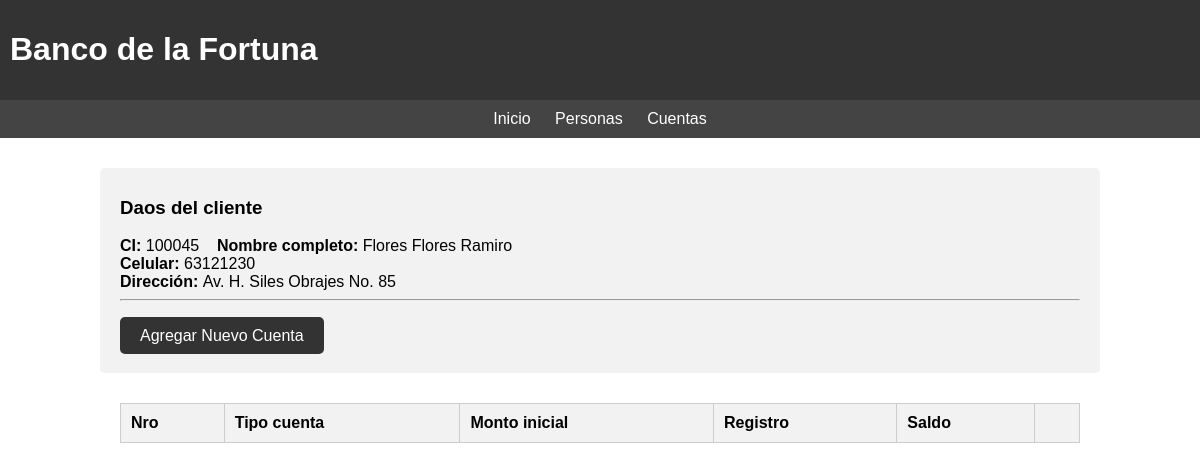
The page /bank/cuentas.php?ci=100045 on the database its author committed.
### tables this page shows
CREATE TABLE persona (
    ci varchar(16) NOT NULL,
    nombres varchar(255) NOT NULL,
    paterno varchar(255),
    materno varchar(255),
    direccion varchar(255),
    celular int,
	departamento varchar(50),
    PRIMARY KEY (ci)
);

### bank/cuentas.php (the view, shortened to what this page needs)
<!DOCTYPE html>
<html lang="es">
<?php include "head.php"; ?>
    <body>
        <?php
            include "menu.php";
            include "conexion.inc.php";
            $ci=$_GET["ci"];
            $resultado = mysqli_query($con, "select * from persona where ci='$ci'");
            $row = mysqli_fetch_array($resultado);
        ?>
        <div class="ficha">
            <h3>Daos del cliente</h3>
            <strong>CI: </strong><?php echo $row['ci']; ?>&nbsp;&nbsp;&nbsp;
            <strong>Nombre completo: </strong><?php echo $row['paterno'].' '.$row['materno'].' '.$row['nombres']; ?><br>
            <strong>Celular: </strong><?php echo $row['celular']; ?><br>
            <strong>Dirección: </strong><?php echo $row['direccion']; ?><br><hr><br>
            <a class="addButton" href="cuentas-form.php?ci=<?php echo $ci; ?>">Agregar Nuevo Cuenta</a><br>&nbsp;
        </div>
        <table>
            <thead>
                <tr>
                    <th>Nro</th>
                    <th>Tipo cuenta</th>
                    <th>Monto inicial</th>
                    <th>Registro</th>
                    <th>Saldo</th>
                    <th></th>
                </tr>
            </thead>
        </table>
    </body>
</html>

### bank/head.php (style rules this page uses)
body { font-family: Arial, sans-serif; margin: 0; padding: 0; }
table { width: 80%; margin: 20px auto; border-collapse: collapse; }
th, td { padding: 10px; border: 1px solid #ccc; text-align: left; }
th { background-color: #f2f2f2; }
.addButton { margin-bottom: 20px; padding: 10px 20px; background-color: #333; color: #fff; border: none; border-radius: 5px; cursor: pointer; text-decoration: none; }
.ficha { width: 80%; margin: 30px auto; padding: 10px 20px; background-color: #f2f2f2; border-radius: 5px; }

### rows shown on the page
persona: ci "100045", paterno "Flores", materno "Flores", nombres "Ramiro", celular "63121230", direccion "Av. H. Siles Obrajes No. 85"
